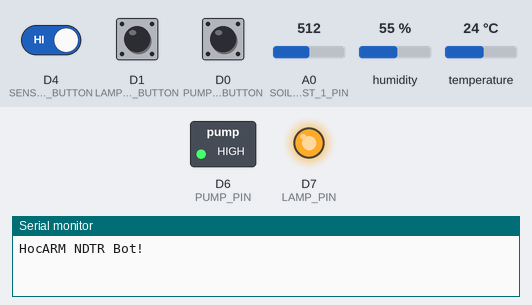
Bench run of a sketch on a simulated ESP8266 (NodeMCU). Shown: switched loads named in the sketch (green lamp = pin HIGH), output pins drawn as LEDs (lit = HIGH), the last lines printed to the serial monitor. The test bench sets the inputs (shaded band); at power-on: D1 (LAMP_ON_BUTTON) HIGH, D0 (PUMP_ON_BUTTON) HIGH, D4 (SENSORS_READ_BUTTON) HIGH, A0 (SOIL_MOIST_1_PIN) = 512, humidity 55 %, temperature 24 °C.

Above: at 1.8 s.
1.9 s: D1 (LAMP_ON_BUTTON) pulled LOW for 3.2 s
At 4.9 s:
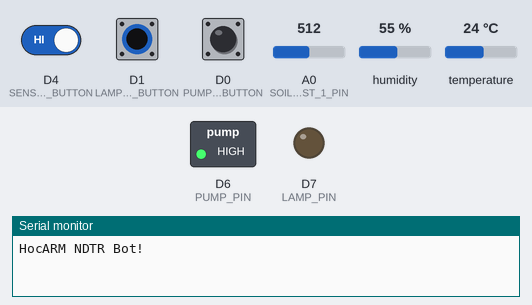
6.6 s: D0 (PUMP_ON_BUTTON) pulled LOW for 1 s
At 7.4 s:
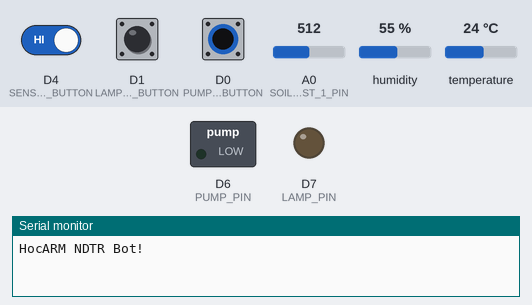
9.1 s: D1 (LAMP_ON_BUTTON) pulled LOW for 0.15 s
At 10.2 s:
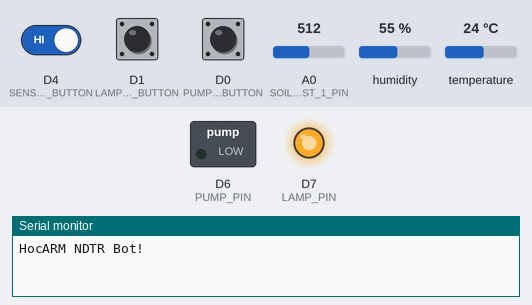
10.7 s: D1 (LAMP_ON_BUTTON) pulled LOW for 1 s
At 11.5 s:
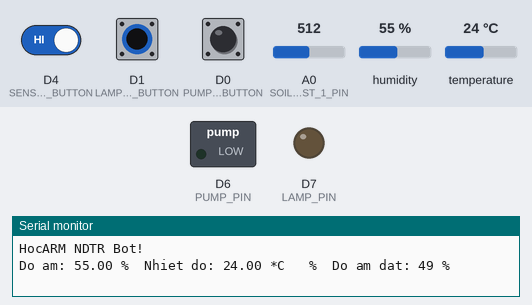
13.2 s: D0 (PUMP_ON_BUTTON) pulled LOW for 3.2 s
At 16.7 s:
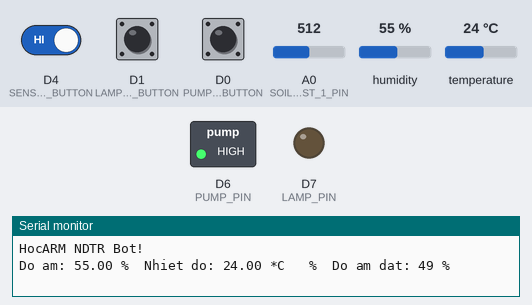
Timing chart, 0 to 62.1 s (numbered marks = the images above; inputs shaded):
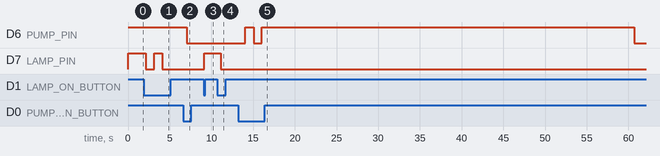

The sketch:

ReadDHT22_Soil_relay_bt_auto.ino
```cpp
/* Chương trình đọc nhiệt độ, độ ẩm từ cảm biến DHT
  Thêm chức năng đọc cảm biến ánh sáng
  Thêm chức năng đọc cảm biến độ ẩm đất
  Thêm hiển thị LCD
  Thêm chức năng điều khiển tưới tiêu bằng tay 2 bơm
  HocARM NDTR BOT for ESP8266 by hocARM.org
  -------------------------------------------------
  // Chương trình đọc nhiệt độ, độ ẩm từ cảm biến DHT
  // Thêm chức năng đọc cảm biến ánh sáng
  // Thêm chức năng đọc cảm biến độ ẩm đất
  // Chỉnh  sửa cho Arduino Uno bởi hocARM.org
  // Kết nối
  // DHT       | ESP8266
  //---------------------------
  // VCC(1)    |  3.3V
  // DATA(2)   |  2
  // NC(3)     |  x
  // GND(4)    |  GND
  // Nối trở 10k giữa chân 1 và chân 2
  //----------------
  //Cảm biến độ ẩm | ESP8266
  //--------------------------
  // VCC(1)       |  3.3V
  // GND(2)       |  GND
  // D0(3)        |  x
  // A0(4)        |  A1
*/
#include "DHT.h"
//#include "homephone.h"
//#include <LiquidCrystal.h>
/* TIMER */
#include <SimpleTimer.h>

#define DHTPIN D3     // Chân DATA nối với D3
//#define LDR_PIN A0    // Chân PE3 nối với chân OUT cảm biến as
#define SOIL_MOIST_1_PIN A0 // Chân PE4 nối với cảm biến độ ẩm
// Relay, nút nhấn
#define PUMP_ON_BUTTON D0
#define LAMP_ON_BUTTON D1
#define SENSORS_READ_BUTTON D4

#define PUMP_PIN D6   //Bom
#define LAMP_PIN D7   //Den
// Uncomment loại cảm biến bạn sử dụng, nếu DHT11 thì uncomment DHT11 và comment DHT22
//#define DHTTYPE DHT11   // DHT 11
#define DHTTYPE DHT22   // DHT 22  (AM2302), AM2321
//#define DHTTYPE DHT21   // DHT 21 (AM2301)

/* Thông số cho chế độ tự động */
#define DRY_SOIL      66
#define WET_SOIL      88
#define COLD_TEMP     15
#define HOT_TEMP      24
#define TIME_PUMP_ON  15
#define TIME_LAMP_ON  15

/* TIMER */
#define READ_BUTTONS_TM   1L  // Tương ứng với giây
#define READ_SOIL_HUM_TM  10L //Đọc cảm biến ẩm đất
#define READ_AIR_DATA_TM  2L  //Đọc DHT
#define DISPLAY_DATA_TM   10L
#define AUTO_CTRL_TM      60L //Chế độ tư động

// Biến lưu các giá trị cảm biến
float humDHT = 0;
float tempDHT = 0;
//int lumen;
int soilMoist = 0;
// Biến lưu trạng thái bơm
boolean pumpStatus = 0;
boolean lampStatus = 0;

int timePumpOn = 10; // Thời gian bật bơm nước
// Biến cho timer
long sampleTimingSeconds = 50; // ==> Thời gian đọc cảm biến (s)
long startTiming = 0;
long elapsedTime = 0;
// Khởi tạo timer
SimpleTimer timer;

// Khởi tạo cảm biến
DHT dht(DHTPIN, DHTTYPE);
// Khởi tạo LCD
//homephone lcd (PD_1, PD_2, PD_3, PE_1, PE_2);
//LiquidCrystal lcd(9, 8, 7, 6, 5, 4);

void setup() {
  pinMode(PUMP_PIN, OUTPUT);
  pinMode(LAMP_PIN, OUTPUT);
  pinMode(PUMP_ON_BUTTON, INPUT_PULLUP);
  pinMode(LAMP_ON_BUTTON, INPUT_PULLUP);
  pinMode(SENSORS_READ_BUTTON, INPUT_PULLUP);
  aplyCmd();
  // Khởi tạo cổng serial baud 115200
  Serial.begin(115200);
  Serial.println("HocARM NDTR Bot!");
  // Bắt đầu đọc dữ liệu
  dht.begin();
  startTimers();
}

void loop() {
  timer.run(); // Chạy SimpleTimer
}
void getSoilMoist(void)
{
  int i = 0;
  soilMoist = 0;
  for (i = 0; i < 10; i++)  //
  {
    soilMoist += analogRead(SOIL_MOIST_1_PIN); //Đọc giá trị cảm biến độ ẩm đất
    delay(50);   // Đợi đọc giá trị ADC
  }
  soilMoist = soilMoist / (i);
  soilMoist = map(soilMoist, 1023, 0, 0, 100); //Ít nước:0%  ==> Nhiều nước 100%
}

void getDhtData(void)
{

  tempDHT = dht.readTemperature();
  humDHT = dht.readHumidity();
  if (isnan(humDHT) || isnan(tempDHT))   // Kiểm tra kết nối lỗi thì thông báo.
  {
    Serial.println("Failed to read from DHT sensor!");
    return;
  }
}
void printData(void)
{
  // IN thông tin ra màn hình
  Serial.print("Do am: ");
  Serial.print(humDHT);
  Serial.print(" %\t");
  Serial.print("Nhiet do: ");
  Serial.print(tempDHT);
  Serial.print(" *C\t");
  Serial.print(" %\t");
  Serial.print("Do am dat: ");
  Serial.print(soilMoist);
  Serial.println(" %");
}

/****************************************************************
  Hàm đọc trạng thái bơm và kiểm tra nút nhấn
  (Nút nhấn mặc định là mức "CAO"):
****************************************************************/
void readLocalCmd()
{
  boolean digiValue = debounce(PUMP_ON_BUTTON);
  if (!digiValue)
  {
    pumpStatus = !pumpStatus;
    aplyCmd();
  }

  digiValue = debounce(LAMP_ON_BUTTON);
  if (!digiValue)
  {
    lampStatus = !lampStatus;
    aplyCmd();
  }

  digiValue = debounce(SENSORS_READ_BUTTON);
  if (!digiValue)
  {
    getDhtData();
    getSoilMoist();
    printData();
  }
}
/***************************************************
  Thực hiện điều khiển các bơm
****************************************************/
void aplyCmd()
{
  if (pumpStatus == 1) digitalWrite(PUMP_PIN, LOW);
  if (pumpStatus == 0) digitalWrite(PUMP_PIN, HIGH);

  if (lampStatus == 1) digitalWrite(LAMP_PIN, LOW);
  if (lampStatus == 0) digitalWrite(LAMP_PIN, HIGH);
}
/***************************************************
  Hàm kiểm tra trạng thái phím bấm
****************************************************/
boolean debounce(int pin)
{
  boolean state;
  boolean previousState;
  const int debounceDelay = 60;

  previousState = digitalRead(pin);
  for (int counter = 0; counter < debounceDelay; counter++)
  {
    delay(1);
    state = digitalRead(pin);
    if (state != previousState)
    {
      counter = 0;
      previousState = state;
    }
  }
  return state;
}
/***************************************************
* Chế độ tự động dựa trên thông số cảm biến
****************************************************/
void autoControlPlantation(void)
{
  if (soilMoist < DRY_SOIL)
  {
    turnPumpOn();
  }

  if (tempDHT < COLD_TEMP)
  {
    turnLampOn();
  }
}
/***************************************************
* Bật bơm trong thời gian định sẵn
****************************************************/
void turnPumpOn()
{
  pumpStatus = 1;
  aplyCmd();
  delay (TIME_PUMP_ON*1000);
  pumpStatus = 0;
  aplyCmd();
}

/***************************************************
* Bật đèn trong thời gian định sẵn
****************************************************/
void turnLampOn()
{
  lampStatus = 1;
  aplyCmd();
  delay (TIME_LAMP_ON*1000);
  lampStatus = 0;
  aplyCmd();
}

/***************************************************
  Khởi động Timers
****************************************************/
void startTimers(void)
{
  timer.setInterval(READ_BUTTONS_TM * 1000, readLocalCmd);
  timer.setInterval(READ_AIR_DATA_TM * 1000, getDhtData);
  timer.setInterval(READ_SOIL_HUM_TM * 1000, getSoilMoist);
  timer.setInterval(AUTO_CTRL_TM * 1000, autoControlPlantation);
  timer.setInterval(DISPLAY_DATA_TM*1000, printData);
}
```

Measured:
- after the input at 1.9 s, D7 (LAMP_PIN): HIGH → LOW after 0.22 s, → HIGH 1.0 s later, → LOW 1.0 s later
- after the input at 6.6 s, D6 (PUMP_PIN): HIGH → LOW after 0.46 s
- after the input at 9.1 s, D7 (LAMP_PIN): LOW → HIGH after 0.06 s
- after the input at 10.7 s, D7 (LAMP_PIN): HIGH → LOW after 0.42 s
- after the input at 13.2 s, D6 (PUMP_PIN): LOW → HIGH after 0.86 s, → LOW 1.0 s later, → HIGH 1.0 s later, → LOW 44.6 s later
